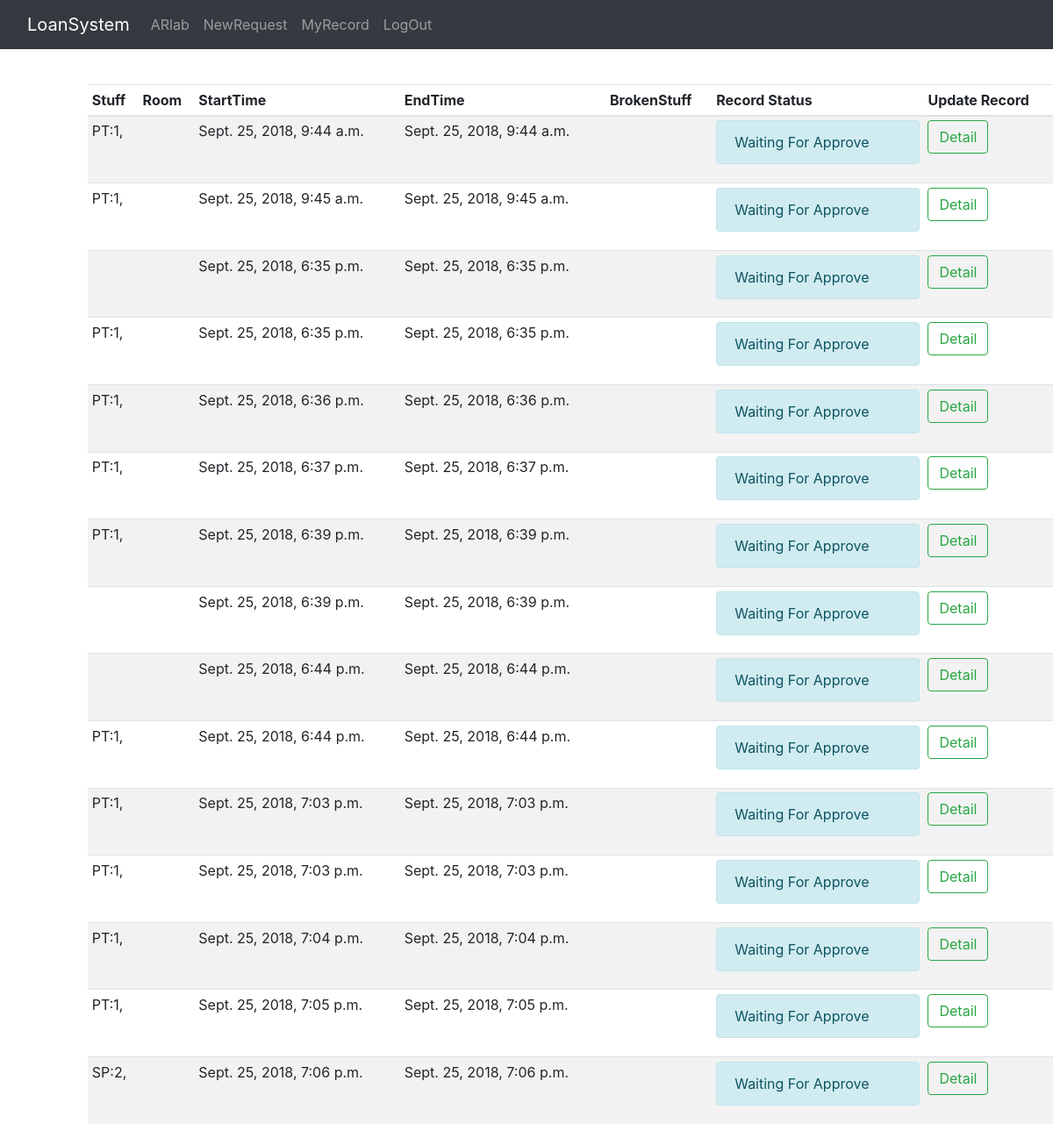
Page /borrow/history/1 (signed in) on the earlier database version.
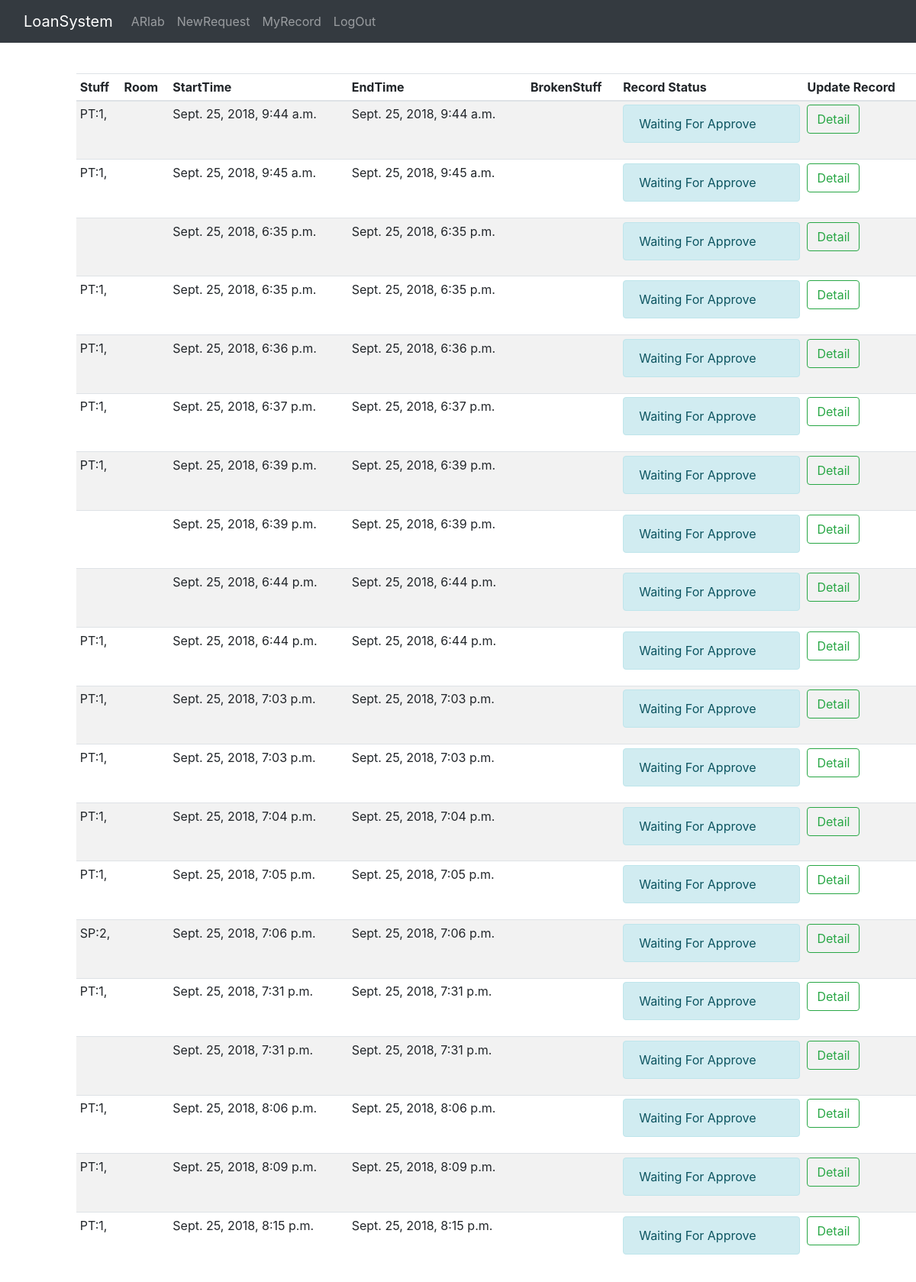
Same page on the later database version.
### borrow/models.py (models this page shows)
class Stuff(models.Model):
    spec = models.CharField(max_length = 20,choices = STUFF_NAME)
    status = models.CharField(max_length = 2, choices = STATUS_LIST)
    device_id = models.IntegerField(unique=True)
    is_booked = models.BooleanField(default=False)
    def __str__(self):
        return self.spec + ':' + str(self.device_id)

class BorrowRecord(models.Model):
    StartTime = models.DateTimeField()
    EndTime =  models.DateTimeField()
    is_approved = models.BooleanField(default=False)
    is_closed = models.BooleanField(default=False)
    StuffToUse = models.ManyToManyField(Stuff,blank = True, related_name = 'common')
    OtherRequests = models.CharField(default = '无',max_length=100,blank = True)
    RoomToUse = models.ManyToManyField(Room,blank = True)
    borrower= models.ForeignKey(User, on_delete=models.CASCADE)
    ErrorMessage=models.CharField(default=" ",max_length=500,blank = True)

### borrow/views.py (the view)
# urls.py: path('history/<int:user_id>',views.PersonalHistory,name = 'userprofile'),
def PersonalHistory(request,user_id):
    if not request.user.is_authenticated:
        return HttpResponseRedirect('/borrow/login')
    else:
        if request.user.id != user_id:
            return HttpResponseRedirect('/borrow')
        else:
            requestedLoan = BorrowRecord.objects.filter(borrower=request.user)
            context = {
                'records' : requestedLoan,
            }
            return render(request,'personalhistory.html',context)

### borrow/templates/personalhistory.html (shortened to what this page needs)
{% extends 'base.html' %}
{%block body%}
<body data-gr-c-s-loaded="true">
 <div class="container-fluid">
   <div class="row">
     <main role="main" class="col-md-11 ml-sm-auto col-lg-11 pt-3 px-0">
       <div class="table-responsive">
         <table class="table table-striped table-sm">
           <thead>
             <tr>
               <th>Stuff</th>
               <th>Room</th>
               <th>StartTime</th>
               <th>EndTime</th>
               <th>BrokenStuff</th>
               <th>Record Status</th>
               <th>Update Record</th>
             </tr>
           </thead>
           <tbody>
             {% for record in records%}
             <tr>
               <td>
                 {%for item in record.StuffToUse.all%}
                 {{item}},
                 {%endfor%}
               </td>
               <td>
                 </td>
               <td>{{record.StartTime}}</td>
               <td>{{record.EndTime}}</td>
               <td>
               </td>
               <td>
                {% if record.is_approved%}
                    {% if record.is_closed%}
                       <div class="alert alert-info" role="alert">
                       Is Finished
                        </div>
                    {%else%}
                        <div class="alert alert-info" role="alert">
                            In use
                             </div>
                    {%endif%}
                {%else%}
                    {% if record.is_closed%}
                        <div class="alert alert-info" role="alert">
                            Closed and  not Performed
                             </div>
                    {%else%}
                        <div class="alert alert-info" role="alert">
                            Waiting For Approve
                             </div>
                    {%endif%}
                {%endif%}
                </td>
                <td>
                    <a href="/borrow/detail/{{record.id}}">
                    <button class="btn btn-outline-success my-2 my-sm-0" type="submit">Detail</button>
                </td>
             </tr>
             {%endfor%}
           </tbody>
         </table>
       </div>
     </main>
   </div>
 </div>
</body>
</html>
{%endblock%}

### borrow/templates/base.html (shortened to what this page needs)
<!DOCTYPE html>
<html lang="en">
<head>
    {% load static %}
    <link rel="stylesheet" href="https://stackpath.bootstrapcdn.com/bootstrap/4.1.3/css/bootstrap.min.css"
>
</head>
<body>
    <nav class="navbar navbar-expand-lg navbar-dark bg-dark">
        <div class="container-fluid">
            <a class="navbar-brand" href="#">LoanSystem</a>
            <div class="collapse navbar-collapse" id="navbarTogglerDemo01">
                <ul class="navbar-nav mr-auto mt-2 mt-lg-0">
                    <li class="nav-item ">
                        <a class="nav-link" href="https://www.ar-lab.cn/">
                            ARlab</a>
                    </li>
                    <li class="nav-item">
                        <a class="nav-link" href="{% url 'borrow:homepage' %}">
                            NewRequest
                        </a>
                    </li>
                    <li class="nav-item">
                        <a class="nav-link" href="/borrow/history/{{request.user.id}}">
                            MyRecord
                        </a>
                    </li>
                    <li class="nav-item">
                        <a class="nav-link" href="{% url 'borrow:logout'%}">
                            LogOut
                        </a>
                    </li>
                </ul>
            </div>
        </div>
    </nav>
    <br> {% block body %} {% endblock %}
</body>
</html>

Differences in the rows shown:
added BorrowRecord: StartTime "Sept. 25, 2018, 7:31 p.m.", EndTime "Sept. 25, 2018, 7:31 p.m.", is_approved "Waiting For Approve", Stuff (spec+device "PT:1")
added BorrowRecord: StartTime "Sept. 25, 2018, 7:31 p.m.", EndTime "Sept. 25, 2018, 7:31 p.m.", is_approved "Waiting For Approve"
added BorrowRecord: StartTime "Sept. 25, 2018, 8:06 p.m.", EndTime "Sept. 25, 2018, 8:06 p.m.", is_approved "Waiting For Approve", Stuff (spec+device "PT:1")
added BorrowRecord: StartTime "Sept. 25, 2018, 8:09 p.m.", EndTime "Sept. 25, 2018, 8:09 p.m.", is_approved "Waiting For Approve", Stuff (spec+device "PT:1")
added BorrowRecord: StartTime "Sept. 25, 2018, 8:15 p.m.", EndTime "Sept. 25, 2018, 8:15 p.m.", is_approved "Waiting For Approve", Stuff (spec+device "PT:1")
